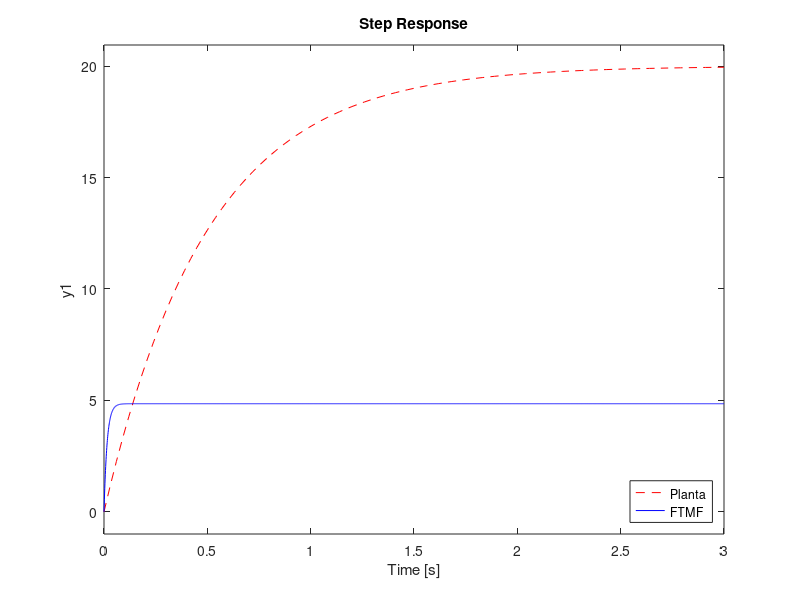

Source code (MATLAB):
% a)	Especificar o ganho proporcional para uma redução do erro para 15.%
%(Resposta: KP=8.08)%

R = 10;                     % Degrau
Kp = 1;                     % Ganho unitário controlador
Kh = 2;                     % Ganho do sensor
Kg = 2;                     % Ganho da planta
Tal_G = 0.5;                % Constante de tempo da planta
G = tf([Kg],[Tal_G 1]);     % Função de transferencia da planta
%step(R*G)                   % Plota a resposta ao degrau. com amplitude
disp ('ERRO com Kp = 1')    % Escreve na Janela de comando
E = R/(1+Kg*Kp*Kh)          % Erro com Kp unitário
Ep = 0.15*E;                % Definição do novo erro
Kp_p=((R/Ep)-1)/(Kg*Kh);    % Calculo do novo ganho proporcional
% FTMF
Num = [Kp_p*Kg];            % Numerador da F.T. em Malha Fechada
Den=[Tal_G Kp_p*Kh*Kg+1];   % Deniminador da F.T. em Malha Fechada
FTMF = tf(Num,Den)          % Função de Transferencia em Malha Fechada
step(R*G,'r--',R*FTMF,'b')  % Plota a respota ao degrau da FTMF
legend('Planta','FTMF','Location','SouthEast')
grid
